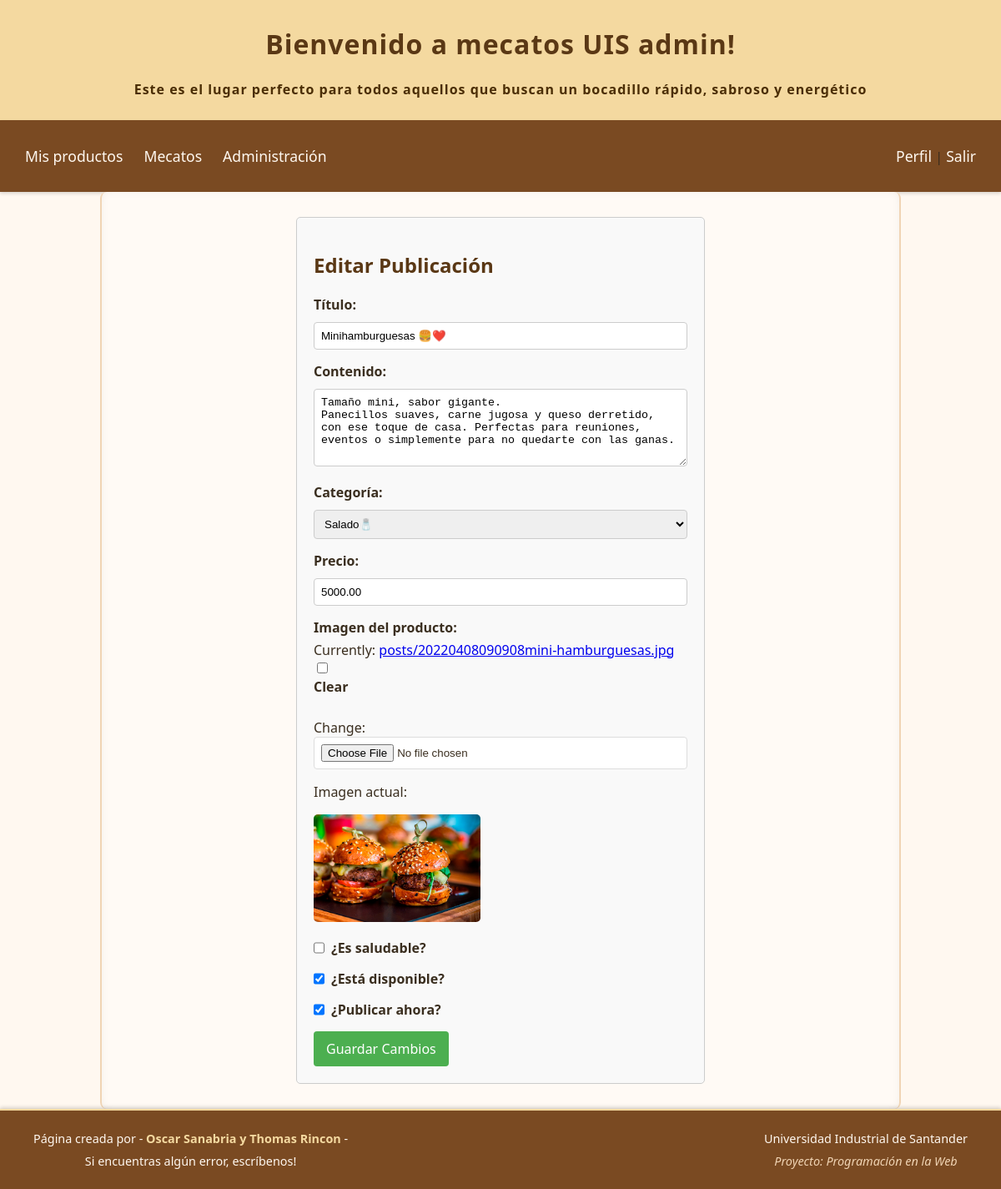
Page /publicaciones/editar/15/ (signed in) on the committed database.
### post/models.py (models this page shows, shortened)
class Post(models.Model):
    title = models.CharField(max_length=200)
    content = models.TextField()
    author = models.ForeignKey(User, on_delete=models.CASCADE)
    category = models.ForeignKey(Category, on_delete=models.SET_NULL, null=True, blank=True)
    price = models.DecimalField(max_digits=10, decimal_places=2, default=0.00)
    is_healthy = models.BooleanField(default=False)
    is_available = models.BooleanField(default=True)
    image = models.ImageField(upload_to='posts/', null=True, blank=True)
    created_at = models.DateTimeField(auto_now_add=True)
    updated_at = models.DateTimeField(auto_now=True)
    published = models.BooleanField(default=True)
    likes = models.PositiveIntegerField(default=0)
    dislikes = models.PositiveIntegerField(default=0)

### post/views.py (the view)
# urls.py: path('publicaciones/editar/<int:post_id>/', views.editar_publicacion, name='editar_publicacion'),
@login_required
def editar_publicacion(request, post_id):
    post = Post.objects.get(id=post_id)
    if post.author != request.user and not request.user.is_superuser:
        return redirect('publicaciones')
    if request.method == 'POST':
        form = PostForm(request.POST, request.FILES, instance=post)  # Agrega request.FILES
        if form.is_valid():
            form.save()
            return redirect('publicaciones')
    else:
        form = PostForm(instance=post)
    return render(request, 'post/editar_publicacion.html', {'form': form})

### post/forms.py
class PostForm(forms.ModelForm):
    class Meta:
        model = Post
        fields = ['title', 'content', 'category', 'price', 'is_healthy',
            'is_available', 'image', 'published']
        labels = {
            'title': 'Título',
            'content': 'Contenido',
            'category': 'Categoría',
            'price': 'Precio',
            'is_healthy': '¿Es saludable?',
            'is_available': '¿Está disponible?',
            'image': 'Imagen del producto',
            'published': '¿Publicar ahora?',
        }
        widgets = {
            'title': forms.TextInput(attrs={'id': 'title', 'class': 'form-control'}),
            'content': forms.Textarea(attrs={'id': 'content', 'rows': 5, 'class': 'form-control'}),
            'category': forms.Select(attrs={'id': 'category', 'class': 'form-control'}),
            'price': forms.NumberInput(attrs={'id': 'price', 'class': 'form-control', 'step': '0.01'}),
            'is_healthy': forms.CheckboxInput(attrs={'id': 'is_healthy'}),
            'is_available': forms.CheckboxInput(attrs={'id': 'is_available'}),
            'published': forms.CheckboxInput(attrs={'id': 'published'}),
        }

### post/models.py (called while the page is built)
    def __str__(self):
        return self.name

### post/templates/post/editar_publicacion.html (shortened to what this page needs)
{% extends 'post/base.html' %}
{% load static %}
{% block extra_head %}
<link rel="stylesheet" href="{% static 'post/css/formulario_blog.css' %}">
{% endblock extra_head%}
{% block content %}
<div class="form-container">
    <h2>Editar Publicación</h2>
    <form method="POST" enctype="multipart/form-data">
        <div class="form-group">
            <label for="{{ form.title.id_for_label }}">{{ form.title.label }}:</label>
            {{ form.title }}
        </div>
        <div class="form-group">
            <label for="{{ form.content.id_for_label }}">{{ form.content.label }}:</label>
            {{ form.content }}
        </div>
        <div class="form-group">
            <label for="{{ form.category.id_for_label }}">{{ form.category.label }}:</label>
            {{ form.category }}
        </div>
        <div class="form-group">
            <label for="{{ form.price.id_for_label }}">{{ form.price.label }}:</label>
            {{ form.price }}
        </div>
        <div class="form-group">
            <label for="{{ form.image.id_for_label }}">{{ form.image.label }}:</label>
            {{ form.image }}
            {% if form.instance.image %}
                <div style="margin-top: 10px;">
                    <p>Imagen actual:</p>
                    <img src="{{ form.instance.image.url }}" alt="Imagen actual" style="max-width: 200px; border-radius: 5px;">
                </div>
            {% endif %}
        </div>
        <div class="form-group checkbox-group">
            {{ form.is_healthy }}
            <label for="{{ form.is_healthy.id_for_label }}">{{ form.is_healthy.label }}</label>
        </div>
        <div class="form-group checkbox-group">
            {{ form.is_available }}
            <label for="{{ form.is_available.id_for_label }}">{{ form.is_available.label }}</label>
        </div>
        <div class="form-group checkbox-group">
            {{ form.published }}
            <label for="{{ form.published.id_for_label }}">{{ form.published.label }}</label>
        </div>
        <button type="submit">Guardar Cambios</button>
    </form>
</div>
{% endblock content%}

### post/templates/post/base.html (shortened to what this page needs)
{% load static %}
<!DOCTYPE html>
<html lang="es">
<head>
    <link rel="stylesheet" href="{% static 'post/css/base.css' %}">
    {% block extra_head %}
    {% endblock extra_head %}
</head>
<body>
    <main>
        <header>
            {% if user.is_authenticated %}
            <h1>Bienvenido a mecatos UIS {{ user.username }}!</h1>
            <p>Este es el lugar perfecto para todos aquellos que buscan un bocadillo rápido, sabroso y energético</p>
            {% else %}
            <h1>Bienvenido a <strong>MECATOS UIS</strong></h1>
            <p>Descubre y apoya el talento gastronómico UIS</p>
            {% endif %}
        </header>
        <nav id="navbar">
            <ul>
                {% if user.is_authenticated %}
                    <li><a href="{% url 'mis_publicaciones' %}">Mis productos</a></li>
                    <li><a href="{% url 'publicaciones' %}">Mecatos</a></li>
                {% endif %}
                {% if user.is_staff or user.is_superuser %}
                    <li><a href="{% url 'admin:index' %}">Administración</a></li>
                {% endif %}
            </ul>
            <div>
                {% if user.is_authenticated %}
                    <p><a href="{% url 'perfil' %}">Perfil</a> | <a class="nav-link" href="#"
                        onClick="document.getElementById('logoutform').submit()">Salir</a>
                    </p>
                {% else %}
                    <a href="{% url 'login' %}">Iniciar Sesión </a>
                    &nbsp
                    <a href="{% url 'registro' %}">Registrarse</a>
                {% endif %}
            </div>
        </nav>
        <section class="page_content">
            {% block content %}
            {% endblock content %}
        </section>
        <footer>
    <div class="footer-left">
        <p>Página creada por - <strong>Oscar Sanabria y Thomas Rincon</strong> -</p>
        <p>Si encuentras algún error, escríbenos!</p>
    </div>
    <div class="footer-right">
        <p>Universidad Industrial de Santander</p>
        <p><em>Proyecto: Programación en la Web</em></p>
    </div>
</footer>
    </main>
</body>
</html>

### post/static/post/css/base.css (style rules this page uses)
html, body { height: 100%; margin: 0; font-family: 'Poppins', 'Segoe UI', sans-serif; background-color: #fff8f0; color: #3a2e1f; display: flex; flex-direction: column; }
header { padding: 10px; text-align: center; background-color: #f4d9a0; color: #4b2e05; font-weight: bold; letter-spacing: 1px; box-shadow: 0 2px 5px rgba(0, 0, 0, 0.1); }
#navbar { display: flex; justify-content: space-between; align-items: center; padding: 15px 30px; background-color: #7a4a22; box-shadow: 0 2px 4px rgba(0, 0, 0, 0.15); }
#navbar ul { display: flex; list-style: none; margin: 0; padding: 0; }
#navbar ul li { margin-right: 25px; }
#navbar div { display: flex; align-items: center; }
#navbar a { text-decoration: none; color: #fff8f0; font-size: 1.1em; font-weight: 500; transition: color 0.2s ease; }
main { flex: 1; display: flex; flex-direction: column; }
.page_content { padding: 30px; flex: 1; margin: 0 10vw; background-color: #fffaf5; border-left: 2px solid #f0d4b4; border-right: 2px solid #f0d4b4; box-shadow: inset 0 0 10px rgba(0,0,0,0.05); border-radius: 8px; }
a, button { font-family: inherit; }
a.btn, button { display: inline-block; padding: 8px 14px; border-radius: 8px; background-color: #d86b27; color: #fff; text-decoration: none; font-size: 1rem; font-weight: 500; border: none; cursor: pointer; transition: background-color 0.2s ease, transform 0.1s ease; }
footer { text-align: center; padding: 15px; background-color: #7a4a22; color: #fff8f0; font-size: 0.9rem; box-shadow: 0 -2px 4px rgba(0, 0, 0, 0.15); }
h1, h2, h3 { color: #5a3815; }
footer { display: flex; justify-content: space-between; align-items: center; padding: 20px 40px; background-color: #7a4a22; color: #fff8f0; font-size: 0.9rem; box-shadow: 0 -2px 4px rgba(0, 0, 0, 0.15); border-top: 2px solid #f4d9a0; flex-wrap: wrap; }
.footer-left, .footer-right { display: flex; flex-direction: column; line-height: 1.6; }
.footer-left p, .footer-right p { margin: 2px 0; }
.footer-left strong { color: #f4d9a0; }
.footer-right em { color: #f0d4b4; font-style: italic; }

### post/static/post/css/formulario_blog.css (style rules this page uses)
.form-container { width: 50%; margin: auto; padding: 20px; border: 1px solid #ccc; border-radius: 5px; background-color: #f9f9f9; }
.form-group { margin-bottom: 15px; }
label { font-weight: bold; display: block; margin-bottom: 5px; }
input[type="text"], input[type="number"], select, textarea { width: 100%; padding: 8px; margin-top: 5px; border: 1px solid #ccc; border-radius: 4px; box-sizing: border-box; }
.checkbox-group { display: flex; align-items: center; gap: 8px; margin-bottom: 15px; }
.checkbox-group input[type="checkbox"] { width: auto; height: 18px; cursor: pointer; margin: 0; }
.checkbox-group label { font-weight: bold; margin: 0; cursor: pointer; }
input[type="file"] { width: 100%; padding: 8px; border: 1px solid #ddd; border-radius: 4px; cursor: pointer; box-sizing: border-box; background-color: white; }
button { background-color: #4CAF50; color: white; padding: 10px 15px; border: none; border-radius: 4px; cursor: pointer; font-size: 16px; }

### rows in the picture
Post: title "Minihamburguesas 🍔❤️", content "Tamaño mini, sabor gigante. Panecillos suaves, carne jugosa y queso derretido, con ese toque de casa. Perfectas para reuniones, eventos o simplemente para no quedarte con las ganas.", category "Salado🧂", price "5000.00", instance.image (picture), is_available "☑", published "☑"

### other values in the picture
{{ user.username }} "admin"
